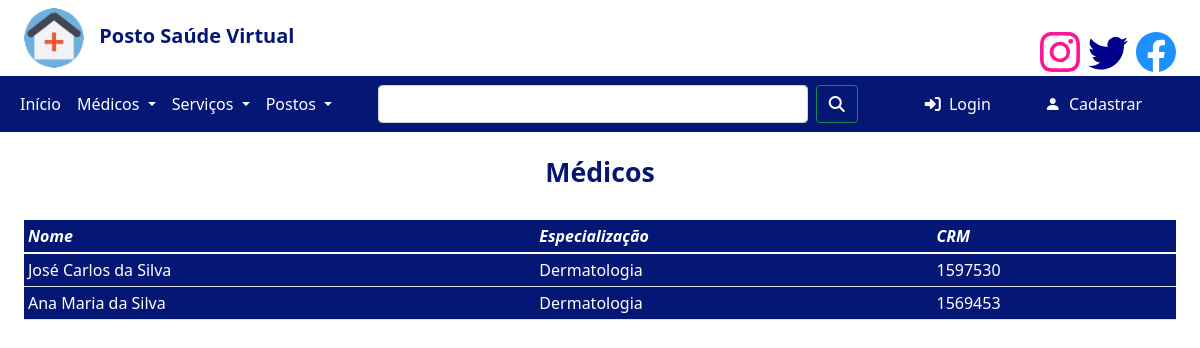
/cadastros/listar/medico/, run on an earlier commit of the app's database.
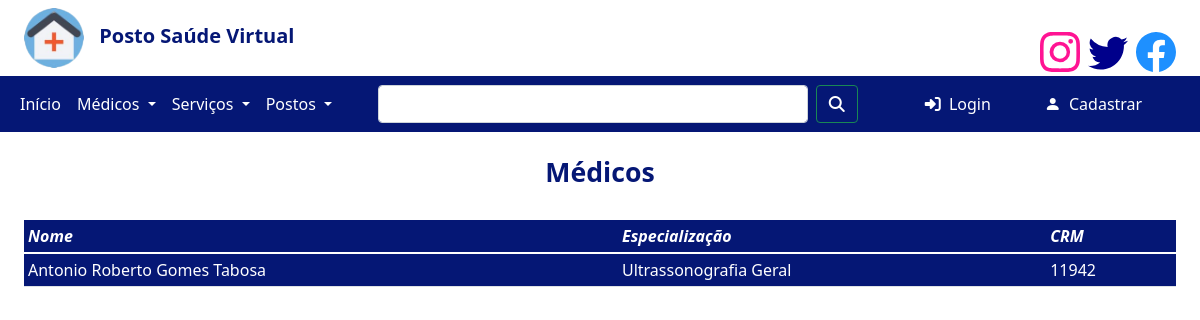
And on a later commit of the database.
### cadastros/models.py (models this page shows, shortened)
class Medico(models.Model):
    nome_Completo = models.CharField(max_length=256)
    crm = models.CharField(verbose_name='CRM', max_length=256, unique=True)
    especializacao = models.CharField(verbose_name='Especialização', max_length=256)
    turno = models.CharField(max_length=5)
    dia_Da_Semana = models.CharField(max_length=13)
    email = models.EmailField(max_length=256, unique=True)
    senha = models.CharField(max_length=256)

### cadastros/views.py (the view)
# urls.py: path('listar/medico/', MedicoListView.as_view(), name='listar-medico'),
class MedicoListView(ListView):
    model = Medico
    template_name = 'cadastros/listas/medicoList.html'

### cadastros/templates/cadastros/listas/medicoList.html (shortened to what this page needs)
{% extends 'base.html' %}
{% load static %}
{% block conteudo %}
<link rel="stylesheet" href="{% static 'css/tipoConsulta.css' %}">
<div class="tabela">
<div class="table-responsive">
    <br>
    <h1> <center><b>Médicos</b></center></h1>
    <br>
    <table class="table table-blue table-sm">
        <thead>
            <tr>
                <th><i>Nome</i></th>
                <th><i>Especialização</i></th>
                <th><i>CRM</i></th>
            </tr>
        </thead>
        <tbody>
            {% for medico in object_list %}
            <tr>
                <td>{{ medico.nome_Completo }}</td>
                <td>{{ medico.especializacao }}</td>
                <td>{{ medico.crm }}</td>
            </tr>
            {% endfor %}
        </tbody>
    </table>
</div>
</div>
{% endblock %}

What changed in the data, as far as the page shows it:
removed Medico: nome_Completo "Ana Maria da Silva", especializacao "Dermatologia", crm "1569453"
changed Medico: nome_Completo "José Carlos da Silva" → "Antonio Roberto Gomes Tabosa"; especializacao "Dermatologia" → "Ultrassonografia Geral"; crm "1597530" → "11942"
